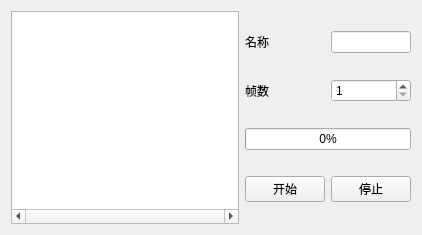
<?xml version="1.0" encoding="UTF-8"?>
<ui version="4.0">
 <class>NewPanelDetAirTuneDialog</class>
 <widget class="QDialog" name="NewPanelDetAirTuneDialog">
  <property name="geometry">
   <rect>
    <x>0</x>
    <y>0</y>
    <width>422</width>
    <height>235</height>
   </rect>
  </property>
  <property name="windowTitle">
   <string>NewPanelDetAirTuneDialog</string>
  </property>
  <layout class="QHBoxLayout" name="horizontalLayout">
   <item>
    <widget class="QListWidget" name="bkgNameListWidget">
     <property name="horizontalScrollBarPolicy">
      <enum>Qt::ScrollBarAlwaysOn</enum>
     </property>
    </widget>
   </item>
   <item>
    <layout class="QGridLayout" name="gridLayout">
     <item row="0" column="0">
      <widget class="QLabel" name="label">
       <property name="sizePolicy">
        <sizepolicy hsizetype="Minimum" vsizetype="Preferred">
         <horstretch>0</horstretch>
         <verstretch>0</verstretch>
        </sizepolicy>
       </property>
       <property name="text">
        <string>名称</string>
       </property>
      </widget>
     </item>
     <item row="0" column="1">
      <widget class="QLineEdit" name="nameEdit">
       <property name="sizePolicy">
        <sizepolicy hsizetype="Expanding" vsizetype="Fixed">
         <horstretch>0</horstretch>
         <verstretch>0</verstretch>
        </sizepolicy>
       </property>
       <property name="inputMask">
        <string/>
       </property>
      </widget>
     </item>
     <item row="1" column="0">
      <widget class="QLabel" name="label_2">
       <property name="sizePolicy">
        <sizepolicy hsizetype="Minimum" vsizetype="Preferred">
         <horstretch>0</horstretch>
         <verstretch>0</verstretch>
        </sizepolicy>
       </property>
       <property name="text">
        <string>帧数</string>
       </property>
      </widget>
     </item>
     <item row="1" column="1">
      <widget class="QSpinBox" name="framesSpinBox">
       <property name="sizePolicy">
        <sizepolicy hsizetype="Expanding" vsizetype="Fixed">
         <horstretch>0</horstretch>
         <verstretch>0</verstretch>
        </sizepolicy>
       </property>
       <property name="minimum">
        <number>1</number>
       </property>
      </widget>
     </item>
     <item row="2" column="0" colspan="2">
      <widget class="QProgressBar" name="progressBar">
       <property name="maximum">
        <number>100</number>
       </property>
       <property name="value">
        <number>0</number>
       </property>
       <property name="alignment">
        <set>Qt::AlignCenter</set>
       </property>
      </widget>
     </item>
     <item row="3" column="0">
      <widget class="QPushButton" name="startButton">
       <property name="sizePolicy">
        <sizepolicy hsizetype="Expanding" vsizetype="Fixed">
         <horstretch>0</horstretch>
         <verstretch>0</verstretch>
        </sizepolicy>
       </property>
       <property name="text">
        <string>开始</string>
       </property>
       <property name="autoDefault">
        <bool>false</bool>
       </property>
      </widget>
     </item>
     <item row="3" column="1">
      <widget class="QPushButton" name="stopButton">
       <property name="sizePolicy">
        <sizepolicy hsizetype="Expanding" vsizetype="Fixed">
         <horstretch>0</horstretch>
         <verstretch>0</verstretch>
        </sizepolicy>
       </property>
       <property name="text">
        <string>停止</string>
       </property>
       <property name="autoDefault">
        <bool>false</bool>
       </property>
      </widget>
     </item>
    </layout>
   </item>
  </layout>
 </widget>
 <layoutdefault spacing="6" margin="11"/>
 <resources/>
 <connections/>
</ui>
